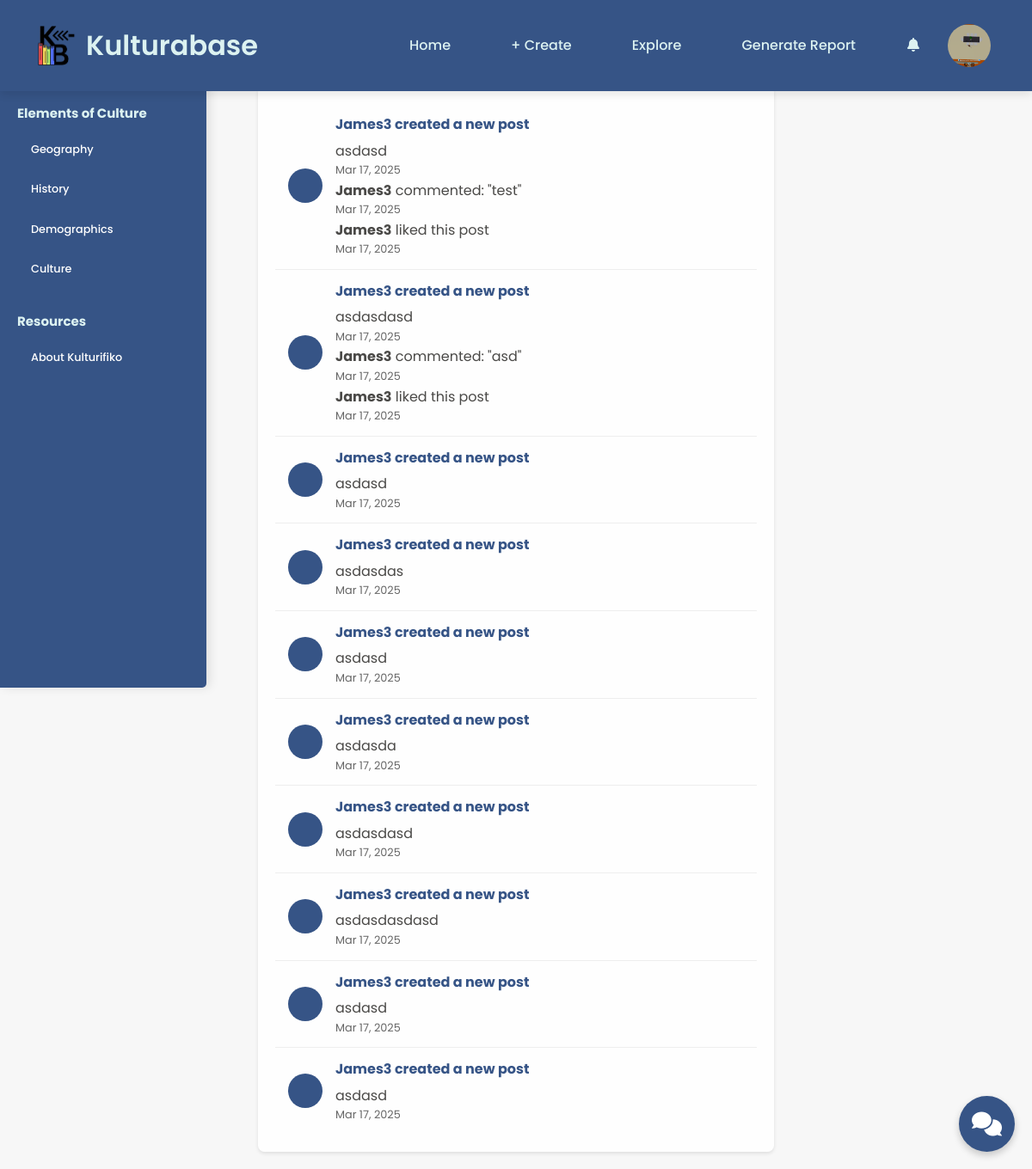
The page /user/notification.php (signed in) on the database its author committed.
### tables this page shows
CREATE TABLE `users` (
  `id` int(11) NOT NULL,
  `email` varchar(255) NOT NULL,
  `username` varchar(255) NOT NULL,
  `password` varchar(255) NOT NULL,
  `full_name` varchar(255) NOT NULL,
  `about` text DEFAULT NULL,
  `location` varchar(255) DEFAULT NULL,
  `birthday` date DEFAULT NULL,
  `website` varchar(255) DEFAULT NULL,
  `skills` text DEFAULT NULL,
  `profile_picture` varchar(255) DEFAULT NULL,
  `isAdmin` tinyint(1) NOT NULL DEFAULT 0,
  `isPremium` tinyint(4) NOT NULL DEFAULT 0
);

CREATE TABLE `posts` (
  `id` int(11) NOT NULL,
  `user_id` int(11) NOT NULL,
  `title` varchar(300) NOT NULL,
  `description` text NOT NULL,
  `file_path` varchar(255) DEFAULT NULL,
  `culture_elements` varchar(255) DEFAULT NULL,
  `learning_styles` varchar(255) DEFAULT NULL,
  `created_at` timestamp NOT NULL DEFAULT current_timestamp()
);

CREATE TABLE `comments` (
  `id` int(11) NOT NULL,
  `post_id` int(11) NOT NULL,
  `user_id` int(11) NOT NULL,
  `comment_text` text NOT NULL,
  `created_at` timestamp NOT NULL DEFAULT current_timestamp()
);

CREATE TABLE `likes` (
  `id` int(11) NOT NULL,
  `post_id` int(11) NOT NULL,
  `user_id` int(11) NOT NULL,
  `is_active` tinyint(1) NOT NULL DEFAULT 1,
  `created_at` timestamp NOT NULL DEFAULT current_timestamp()
);

### user/notification.php (the view, shortened to what this page needs)
<?php
require 'db_conn.php';
$isAdmin = $_SESSION['isAdmin'];
?>
<!DOCTYPE html>
<html lang="en">
<head>
    <link rel="stylesheet" href="https://cdnjs.cloudflare.com/ajax/libs/font-awesome/6.0.0-beta3/css/all.min.css">
    <body>
    <?php
    if (isset($_SESSION['isAdmin']) && $_SESSION['isAdmin'] == 1) {
        include 'components/layout/admin/navbar.php';
    } else {
        include 'components/layout/guest/navbar.php';
    }
    ?>
<div class="notification-container">
    <?php
    if ($isAdmin) {
        $query = "SELECT
                    p.title AS post_title,
                    p.created_at AS post_created_at,
                    u.username AS post_creator,
                    u.profile_picture AS user_avatar,
                    c.comment_text,
                    c.created_at AS comment_created_at,
                    c.user_id AS comment_user_id,
                    cu.username AS comment_user,
                    l.created_at AS like_created_at,
                    l.user_id AS like_user_id,
                    lu.username AS like_user
                FROM posts p
                JOIN users u ON p.user_id = u.id
                LEFT JOIN comments c ON p.id = c.post_id
                LEFT JOIN users cu ON c.user_id = cu.id
                LEFT JOIN likes l ON p.id = l.post_id
                LEFT JOIN users lu ON l.user_id = lu.id
                ORDER BY GREATEST(
                    IFNULL(p.created_at, 0),
                    IFNULL(c.created_at, 0),
                    IFNULL(l.created_at, 0)
                ) DESC
                LIMIT 20";
        $stmt = $conn->prepare($query);
    }
    $stmt->execute();
    $result = $stmt->get_result();
    if ($result->num_rows > 0) {
        while ($row = $result->fetch_assoc()) {
            $postTimeAgo = getTimeAgo(strtotime($row['post_created_at']));
            $commentTimeAgo = isset($row['comment_created_at']) ? getTimeAgo(strtotime($row['comment_created_at'])) : null;
            $likeTimeAgo = isset($row['like_created_at']) ? getTimeAgo(strtotime($row['like_created_at'])) : null;
            echo '<div class="notification-item">
                    <div class="notification-avatar">';
            echo '</div>
                    <div class="notification-content">';
            echo '<div class="notification-title">
                    ' . htmlspecialchars($row['post_creator']) . ' created a new post
                  </div>
                  <div>' . htmlspecialchars($row['post_title']) . '</div>
                  <div class="notification-time">' . $postTimeAgo . '</div>';
            if (!empty($row['comment_text'])) {
                echo '<div class="notification-comment">
                        <strong>' . htmlspecialchars($row['comment_user']) . '</strong> commented: "' . htmlspecialchars($row['comment_text']) . '"
                      </div>
                      <div class="notification-time">' . $commentTimeAgo . '</div>';
            }
            if (!empty($row['like_user'])) {
                echo '<div class="notification-like">
                        <strong>' . htmlspecialchars($row['like_user']) . '</strong> liked this post
                      </div>
                      <div class="notification-time">' . $likeTimeAgo . '</div>';
            }
            echo '</div></div>';
        }
    } else {
        echo '<div class="no-notifications">No recent activity</div>';
    }
    function getTimeAgo($timestamp) {
        $time_difference = time() - $timestamp;
        if ($time_difference < 60) {
            return "Just now";
        } elseif ($time_difference < 3600) {
            $minutes = round($time_difference / 60);
            return $minutes . " minute" . ($minutes != 1 ? "s" : "") . " ago";
        } elseif ($time_difference < 86400) {
            $hours = round($time_difference / 3600);
            return $hours . " hour" . ($hours != 1 ? "s" : "") . " ago";
        } elseif ($time_difference < 604800) {
            $days = round($time_difference / 86400);
            return $days . " day" . ($days != 1 ? "s" : "") . " ago";
        } else {
            return date("M j, Y", $timestamp);
        }
    }
    ?>
</div>
<?php include 'components/layout/guest/sidebar.php'; ?>
<?php include 'components/widgets/chat.php'; ?>
</body>
</head>
</html>

### user/components/layout/admin/navbar.php (shortened to what this page needs)
<div class="navbar">
        <div style="display: flex; align-items: center;">
            <img src="assets/logo/logo.png" alt="Kulturifiko Logo">
            <h1>Kulturabase</h1>
        </div>
        <div class="nav-links">
            <a href="home.php" <?php echo basename($_SERVER['PHP_SELF']) == 'home.php' ? 'class="active"' : ''; ?>>Home</a>
            <a href="create-post.php" <?php echo basename($_SERVER['PHP_SELF']) == 'create-post.php' ? 'class="active"' : ''; ?>>+ Create</a>
            <a href="explore.php" <?php echo basename($_SERVER['PHP_SELF']) == 'explore.php' ? 'class="active"' : ''; ?>>Explore</a>
            <a href="generate_report.php" <?php echo basename($_SERVER['PHP_SELF']) == 'generate_report.php' ? 'class="active"' : ''; ?>>Generate Report</a>
            <div class="notification-dropdown">
                <div class="notification-icon" onclick="toggleNotificationDropdown()">
                    <i class="fas fa-bell"></i>
                </div>
            </div>
            <div class="user-dropdown">
                <div class="user-info" onclick="toggleUserDropdown()">
                    <?php
                    $user_id = $_SESSION['user_id'];
                    $query = "SELECT profile_picture, username FROM users WHERE id = ?";
                    $stmt = $conn->prepare($query);
                    $stmt->bind_param("i", $user_id);
                    $stmt->execute();
                    $result = $stmt->get_result();
                    $user = $result->fetch_assoc();
                    if ($user && !empty($user['profile_picture'])) {
                        $avatar_url = $user['profile_picture'];
                    } else {
                        $avatar_url = 'assets/hero/v07_20@Shanks.png';
                    }
                    ?>
                    <img src="<?php echo htmlspecialchars($avatar_url); ?>" alt="Profile" class="user-avatar">
                </div>
            </div>
        </div>
    </div>

### user/notification.php (style rules this page uses)
* { margin: 0; padding: 0; box-sizing: border-box; }
body { font-family: 'Poppins', sans-serif; background-color: #f7f7f7; color: #4A4947; line-height: 1.6; padding-top: 80px; }
.notification-container { max-width: 600px; margin: 20px auto; padding: 20px; background-color: rgba(255, 255, 255, 0.9); border-radius: 8px; box-shadow: 0 2px 4px rgba(0, 0, 0, 0.1); }
.notification-item { display: flex; align-items: center; padding: 15px; border-bottom: 1px solid #eee; transition: background-color 0.3s; }
.notification-item:last-child { border-bottom: none; }
.notification-avatar { width: 40px; height: 40px; border-radius: 50%; background-color: #365486; display: flex; align-items: center; justify-content: center; margin-right: 15px; color: white; font-weight: bold; }
.notification-content { flex: 1; }
.notification-title { font-weight: bold; color: #365486; margin-bottom: 5px; }
.notification-time { font-size: 0.8em; color: #666; }

### user/components/layout/admin/navbar.php (style rules this page uses)
.navbar { display: flex; justify-content: space-between; align-items: center; background-color: #365486; padding: 20px 40px; position: fixed; width: 100%; top: 0; z-index: 1000; box-shadow: 0 4px 10px rgba(0, 0, 0, 0.1); }
.navbar img { height: 50px; width: 50px; }
.navbar h1 { color: #DCF2F1; font-size: 2rem; font-weight: 600; margin-left: 10px; }
.navbar a { color: #DCF2F1; text-decoration: none; margin: 0 15px; font-size: 1rem; font-weight: 500; padding: 10px 20px; border-radius: 30px; transition: background-color 0.3s ease, color 0.3s ease; }
.nav-links { display: flex; align-items: center; }
.user-dropdown { position: relative; display: inline-block; margin-left: 15px; }
.user-info { display: flex; align-items: center; cursor: pointer; padding: 8px; border-radius: 50px; transition: background-color 0.3s ease; }
.user-avatar { width: 45px; height: 45px; border-radius: 50%; object-fit: cover; margin-right: 0; border: none; padding: 0; display: block; flex-shrink: 0; }
.notification-dropdown { position: relative; display: inline-block; margin-left: 15px; }
.notification-icon { cursor: pointer; padding: 10px; color: #DCF2F1; }
.notification-item { padding: 12px 15px; border-bottom: 1px solid #eee; display: flex; align-items: center; }

### rows shown on the page
users: profile_picture (picture)
posts: user.username "James3", title "asdasd", created_at "Mar 17, 2025", comments.comment_text "test", comments.created_at "Mar 17, 2025", likes.created_at "Mar 17, 2025"
posts: user.username "James3", title "asdasdasd", created_at "Mar 17, 2025", comments.comment_text "asd", comments.created_at "Mar 17, 2025", likes.created_at "Mar 17, 2025"
posts: user.username "James3", title "asdasd", created_at "Mar 17, 2025"
posts: user.username "James3", title "asdasdas", created_at "Mar 17, 2025"
posts: user.username "James3", title "asdasd", created_at "Mar 17, 2025"
posts: user.username "James3", title "asdasda", created_at "Mar 17, 2025"
posts: user.username "James3", title "asdasdasd", created_at "Mar 17, 2025"
posts: user.username "James3", title "asdasdasdasd", created_at "Mar 17, 2025"
posts: user.username "James3", title "asdasd", created_at "Mar 17, 2025"
posts: user.username "James3", title "asdasd", created_at "Mar 17, 2025"
